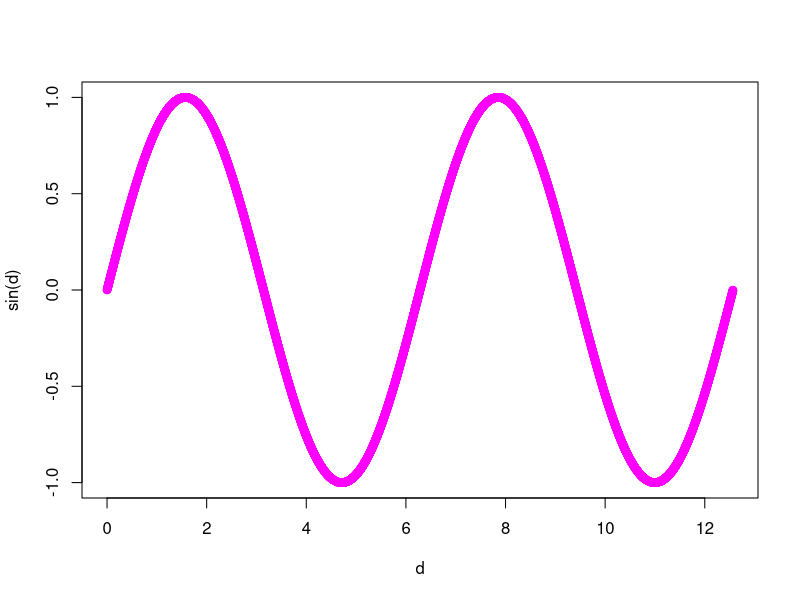
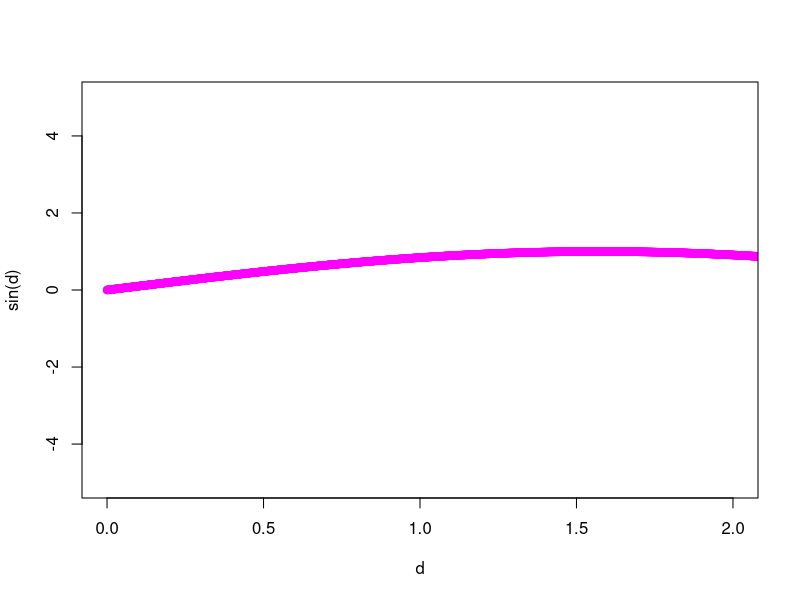
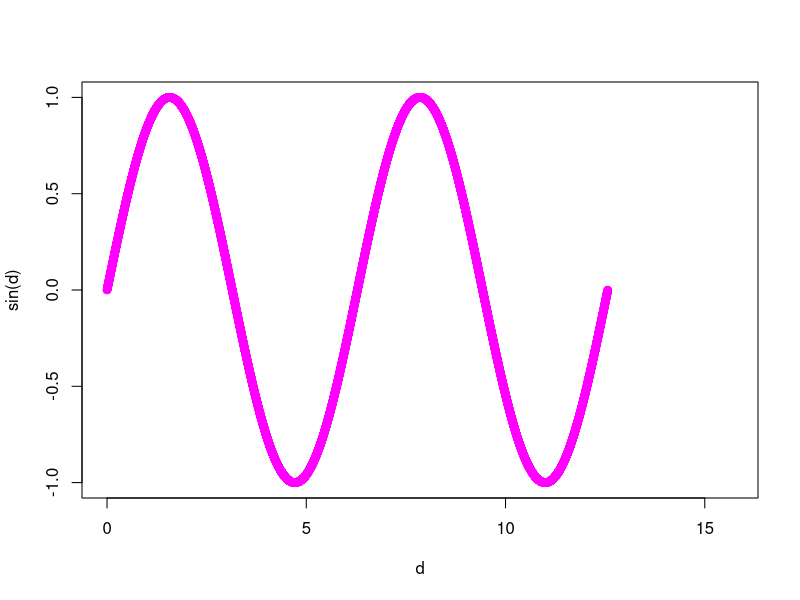

Source code (R) for these figures, in order:
#comentariu
x <-  11

#y = 1 # nu e indicat sa facem atribuire cu =

print("Uite mama fara dinti")
 #ctrl + enter pentru a rula linia curenta

a <- c(1, 2, 8) #vector cu 3 elem

b <- -5 : 15 


c <- 4.9 : 10.3

d <- seq(0, 4*pi, 0.001) #genereaza in interval dens

d[4]


sin (0)

sin(d)

plot(d, sin(d), col = "magenta") # doar grafic

plot(d, sin(d), col = "magenta", ylim = c(-5, 5), xlim = c(0,2)) #limitam graficul pe intervale
plot(d, sin(d), col = "magenta",xlim = c(0,5*pi)) #limitam graficul pe intrvale



length(log (b[b>0])) #valorile din b care sunt pozitive


log (b[((b > 0) & (b %% 2 == 0)) | (b %% 3 == 0)])
            # |

a + b[1:3] # aduna a cu primele valori din b


a + b # cand dimnesiunea vect mai mic divide dim vect mai mare
      # a se prelungeste cu aceleasi valori


v <- 6 : 105
